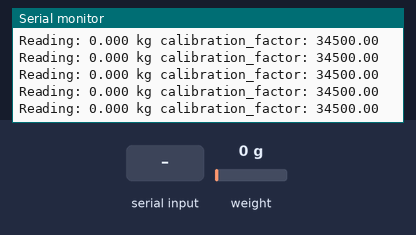
A sketch run on a simulated ESP8266 (NodeMCU). On the bench: the last lines printed to the serial monitor. The test bench sets the inputs (shaded band); at power-on: weight on the scale 0 g.

Above: at 2.7 s.
2.8 s: weight on the scale set to 100 g
At 2.81 s:
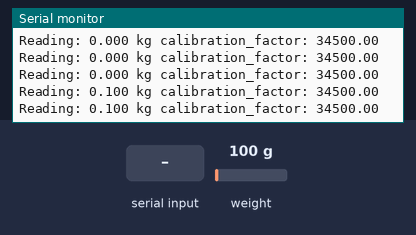
5.8 s: "1" received over Serial
At 5.83 s:
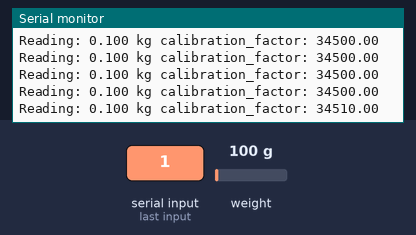
7.3 s: "2" received over Serial
At 7.33 s:
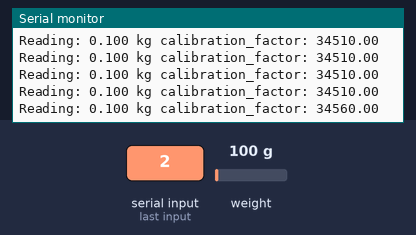
8.8 s: weight on the scale set to 1250 g
At 11.25 s:
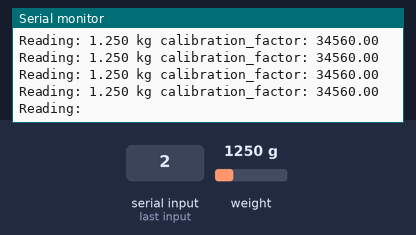
Timing chart, 0 to 11.3 s (numbered marks = the images above; inputs shaded):
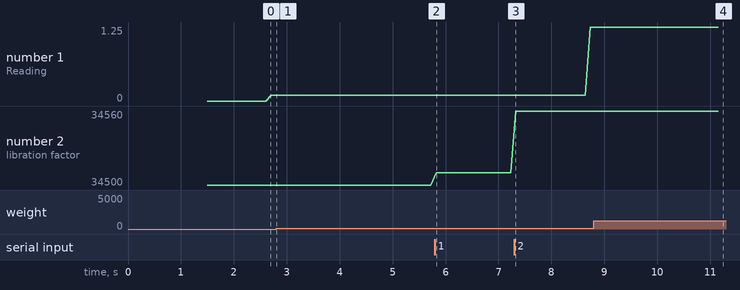

Measured:
- after the input at 2.8 s, the serial monitor: prints a new line at once (image 1)
- after the input at 5.8 s, the serial monitor: prints a new line at once (image 2)
- after the input at 7.3 s, the serial monitor: prints a new line at once (image 3)
- after the input at 8.8 s, the serial monitor: prints a new line at once (image 4)
- plotted number 1: 0.1 → 1.25 after the input at 7.3 s
- plotted number 2: 34500 → 34510 after the input at 5.8 s, 34510 → 34560 after the input at 7.3 s

The sketch:

Loadcell_set_scale.ino
```cpp
#include "HX711.h"

#define LOADCELL_DOUT_PIN D5
#define LOADCELL_SCK_PIN D6

HX711 scale;

float calibration_factor = 34500;

void measure(){
  scale.set_scale(calibration_factor);
  Serial.print("Reading: ");
  Serial.print(scale.get_units(), 3);
  Serial.print(" kg");
  Serial.print(" calibration_factor: ");
  Serial.print(calibration_factor);
  Serial.println();
}

void setup()
{
  Serial.begin(9600);
  Serial.println("Setting HX711 calibration factor");
  delay(500);
  scale.begin(LOADCELL_DOUT_PIN, LOADCELL_SCK_PIN);
  scale.set_scale();
  scale.tare();
}

void loop()
{
  measure();
  if(Serial.available())
  {
    char temp = Serial.read();

    switch(temp)
    {
      case '1':
        calibration_factor += 10;
        break;
      case '2':
        calibration_factor += 50;
        break;
      case '3':
        calibration_factor += 100;
        break;
      case '4':
        calibration_factor += 1000;
        break;

      case 'a':
        calibration_factor -= 10;
        break;
      case 's':
        calibration_factor -= 50;
        break;
      case 'd':
        calibration_factor -= 100;
        break;
      case 'f':
        calibration_factor -= 1000;
        break;
    }
  }

}
```
